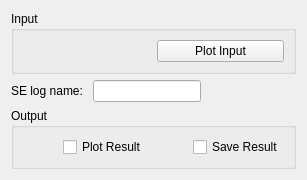
     <widget class="QWidget" name="tabElwin">
      <attribute name="title">
       <string>Elwin</string>
      </attribute>
      <layout class="QVBoxLayout" name="layoutElwin">
       <item>
        <widget class="QGroupBox" name="elwin_gbInput">
         <property name="title">
          <string>Input</string>
         </property>
         <layout class="QHBoxLayout" name="horizontalLayout_16">
          <item>
           <widget class="MantidQt::MantidWidgets::MWRunFiles" name="elwin_inputFile" native="true">
            <property name="sizePolicy">
             <sizepolicy hsizetype="Preferred" vsizetype="Fixed">
              <horstretch>0</horstretch>
              <verstretch>41</verstretch>
             </sizepolicy>
            </property>
            <property name="findRunFiles" stdset="0">
             <bool>false</bool>
            </property>
            <property name="label" stdset="0">
             <string>Input File</string>
            </property>
            <property name="multipleFiles" stdset="0">
             <bool>true</bool>
            </property>
            <property name="fileExtensions" stdset="0">
             <stringlist>
              <string>_red.nxs</string>
              <string>_sqw.nxs</string>
             </stringlist>
            </property>
           </widget>
          </item>
          <item>
           <widget class="QPushButton" name="elwin_pbPlotInput">
            <property name="text">
             <string>Plot Input</string>
            </property>
           </widget>
          </item>
         </layout>
        </widget>
       </item>
       <item>
        <layout class="QHBoxLayout" name="horizontalLayout_7">
         <item>
          <layout class="QVBoxLayout" name="elwin_properties"/>
         </item>
         <item>
          <layout class="QHBoxLayout" name="elwin_plot"/>
         </item>
        </layout>
       </item>
       <item>
        <layout class="QGridLayout" name="gridLayout">
         <item row="0" column="3">
          <spacer name="horizontalSpacer_28">
           <property name="orientation">
            <enum>Qt::Horizontal</enum>
           </property>
           <property name="sizeHint" stdset="0">
            <size>
             <width>40</width>
             <height>20</height>
            </size>
           </property>
          </spacer>
         </item>
         <item row="0" column="0">
          <widget class="QLabel" name="label_2">
           <property name="text">
            <string>SE log name: </string>
           </property>
          </widget>
         </item>
         <item row="0" column="1">
          <widget class="QLineEdit" name="leLogName">
           <property name="text">
            <string/>
           </property>
          </widget>
         </item>
         <item row="0" column="2">
          <spacer name="horizontalSpacer_29">
           <property name="orientation">
            <enum>Qt::Horizontal</enum>
           </property>
           <property name="sizeHint" stdset="0">
            <size>
             <width>40</width>
             <height>20</height>
            </size>
           </property>
          </spacer>
         </item>
        </layout>
       </item>
       <item>
        <widget class="QGroupBox" name="elwin_gbOutput">
         <property name="title">
          <string>Output</string>
         </property>
         <layout class="QHBoxLayout" name="horizontalLayout_5">
          <item>
           <spacer name="horizontalSpacer_8">
            <property name="orientation">
             <enum>Qt::Horizontal</enum>
            </property>
            <property name="sizeHint" stdset="0">
             <size>
              <width>40</width>
              <height>20</height>
             </size>
            </property>
           </spacer>
          </item>
          <item>
           <widget class="QCheckBox" name="elwin_ckPlot">
            <property name="text">
             <string>Plot Result</string>
            </property>
           </widget>
          </item>
          <item>
           <spacer name="horizontalSpacer_10">
            <property name="orientation">
             <enum>Qt::Horizontal</enum>
            </property>
            <property name="sizeHint" stdset="0">
             <size>
              <width>40</width>
              <height>20</height>
             </size>
            </property>
           </spacer>
          </item>
          <item>
           <widget class="QCheckBox" name="elwin_ckSave">
            <property name="text">
             <string>Save Result</string>
            </property>
           </widget>
          </item>
         </layout>
        </widget>
       </item>
      </layout>
     </widget>
